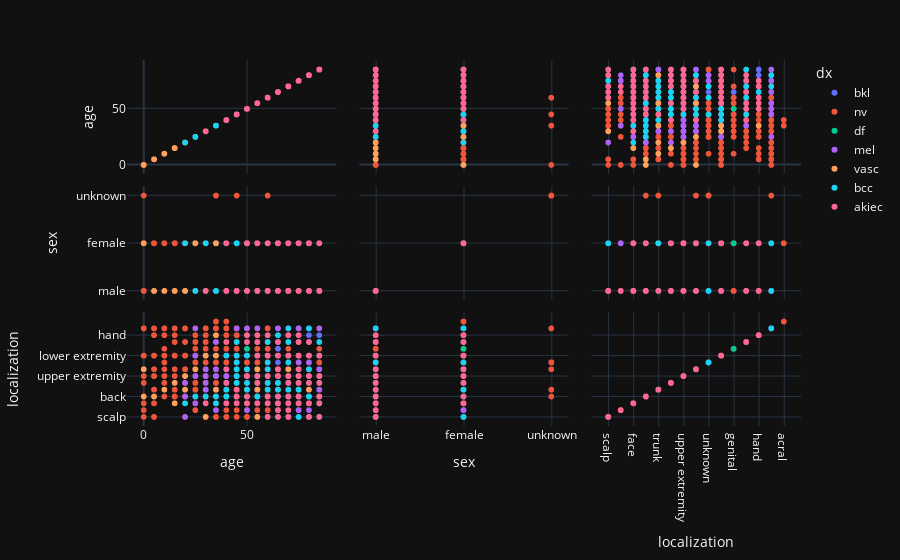

Notebook code cell kept with this figure:
### Code cell
fig = px.scatter_matrix(df, dimensions=['age', 'sex', 'localization'], color='dx')
fig.show()

### Figure 1 — Plotly figure (JSON) as saved in the notebook; plotly's stock layout.template omitted (floating-point values rounded to 4 significant figures; data arrays with more than 128 entries replaced by an {"elided": "..."} marker saying what was removed)
{"data": [{"dimensions": [{"axis": {"matches": true}, "label": "age", "values": {"elided": "1099 int values"}}, {"axis": {"matches": true}, "label": "sex", "values": {"elided": "1099 str values"}}, {"axis": {"matches": true}, "label": "localization", "values": {"elided": "1099 str values"}}], "hovertemplate": "dx=bkl<br>%{xaxis.title.text}=%{x}<br>%{yaxis.title.text}=%{y}<extra></extra>", "legendgroup": "bkl", "marker": {"color": "#636efa", "symbol": "circle"}, "name": "bkl", "showlegend": true, "type": "splom"}, {"dimensions": [{"axis": {"matches": true}, "label": "age", "values": {"elided": "6705 int values"}}, {"axis": {"matches": true}, "label": "sex", "values": {"elided": "6705 str values"}}, {"axis": {"matches": true}, "label": "localization", "values": {"elided": "6705 str values"}}], "hovertemplate": "dx=nv<br>%{xaxis.title.text}=%{x}<br>%{yaxis.title.text}=%{y}<extra></extra>", "legendgroup": "nv", "marker": {"color": "#EF553B", "symbol": "circle"}, "name": "nv", "showlegend": true, "type": "splom"}, {"dimensions": [{"axis": {"matches": true}, "label": "age", "values": [75, 75, 55, 55, 50, 50, 75, 75, 70, 70, 50, 50, 65, 65, 30, 55, 50, 50, 50, 50, 50, 55, 55, 75, 75, 30, 60, 50, 50, 55, 55, 55, 65, 65, 35, 65, 40, 40, 60, 45, 45, 45, 75, 75, 80, 80, 80, 65, 65, 65, 65, 65, 55, 65, 65, 50, 50, 50, 50, 30, 30, 60, 60, 65, 65, 65, 40, 40, 40, 40, 25, 25, 35, 35, 35, 35, 35, 35, 45, 45, 45, 45, 45, 45, 45, 40, 50, 50, 50, 65, 65, 45, 60, 75, 55, 45, 60, 55, 55, 45, 55, 40, 65, 60, 60, 70, 70, 35, 35, 35, 35, 35, 45, 40, 60]}, {"axis": {"matches": true}, "label": "sex", "values": ["male", "male", "male", "male", "female", "female", "female", "female", "male", "male", "male", "male", "male", "male", "male", "female", "male", "male", "male", "male", "male", "male", "male", "male", "male", "male", "female", "female", "female", "male", "male", "male", "female", "female", "female", "male", "male", "male", "male", "female", "female", "female", "male", "male", "male", "male", "male", "male", "male", "male", "female", "female", "male", "male", "male", "male", "male", "male", "male", "male", "male", "male", "male", "male", "female", "female", "male", "male", "male", "male", "female", "female", "female", "female", "female", "female", "female", "female", "female", "female", "male", "male", "male", "male", "male", "female", "female", "female", "female", "female", "female", "male", "male", "female", "female", "female", "male", "female", "female", "female", "female", "female", "female", "male", "female", "male", "male", "female", "female", "female", "female", "female", "female", "female", "female"]}, {"axis": {"matches": true}, "label": "localization", "values": ["back", "back", "lower extremity", "lower extremity", "upper extremity", "upper extremity", "lower extremity", "lower extremity", "lower extremity", "lower extremity", "lower extremity", "lower extremity", "upper extremity", "upper extremity", "lower extremity", "upper extremity", "upper extremity", "upper extremity", "lower extremity", "lower extremity", "lower extremity", "lower extremity", "lower extremity", "lower extremity", "lower extremity", "upper extremity", "lower extremity", "lower extremity", "lower extremity", "upper extremity", "upper extremity", "upper extremity", "lower extremity", "lower extremity", "lower extremity", "upper extremity", "lower extremity", "lower extremity", "lower extremity", "upper extremity", "upper extremity", "upper extremity", "lower extremity", "lower extremity", "upper extremity", "upper extremity", "upper extremity", "lower extremity", "lower extremity", "lower extremity", "lower extremity", "lower extremity", "upper extremity", "foot", "foot", "lower extremity", "lower extremity", "lower extremity", "lower extremity", "lower extremity", "lower extremity", "upper extremity", "upper extremity", "upper extremity", "lower extremity", "lower extremity", "lower extremity", "lower extremity", "lower extremity", "lower extremity", "lower extremity", "lower extremity", "lower extremity", "lower extremity", "lower extremity", "lower extremity", "lower extremity", "lower extremity", "lower extremity", "lower extremity", "lower extremity", "lower extremity", "abdomen", "abdomen", "abdomen", "lower extremity", "genital", "lower extremity", "upper extremity", "lower extremity", "lower extremity", "lower extremity", "lower extremity", "lower extremity", "lower extremity", "lower extremity", "abdomen", "lower extremity", "lower extremity", "lower extremity", "upper extremity", "lower extremity", "lower extremity", "lower extremity", "lower extremity", "lower extremity", "lower extremity", "lower extremity", "lower extremity", "lower extremity", "lower extremity", "lower extremity", "lower extremity", "lower extremity", "lower extremity"]}], "hovertemplate": "dx=df<br>%{xaxis.title.text}=%{x}<br>%{yaxis.title.text}=%{y}<extra></extra>", "legendgroup": "df", "marker": {"color": "#00cc96", "symbol": "circle"}, "name": "df", "showlegend": true, "type": "splom"}, {"dimensions": [{"axis": {"matches": true}, "label": "age", "values": {"elided": "1113 int values"}}, {"axis": {"matches": true}, "label": "sex", "values": {"elided": "1113 str values"}}, {"axis": {"matches": true}, "label": "localization", "values": {"elided": "1113 str values"}}], "hovertemplate": "dx=mel<br>%{xaxis.title.text}=%{x}<br>%{yaxis.title.text}=%{y}<extra></extra>", "legendgroup": "mel", "marker": {"color": "#ab63fa", "symbol": "circle"}, "name": "mel", "showlegend": true, "type": "splom"}, {"dimensions": [{"axis": {"matches": true}, "label": "age", "values": {"elided": "142 int values"}}, {"axis": {"matches": true}, "label": "sex", "values": {"elided": "142 str values"}}, {"axis": {"matches": true}, "label": "localization", "values": {"elided": "142 str values"}}], "hovertemplate": "dx=vasc<br>%{xaxis.title.text}=%{x}<br>%{yaxis.title.text}=%{y}<extra></extra>", "legendgroup": "vasc", "marker": {"color": "#FFA15A", "symbol": "circle"}, "name": "vasc", "showlegend": true, "type": "splom"}, {"dimensions": [{"axis": {"matches": true}, "label": "age", "values": {"elided": "514 int values"}}, {"axis": {"matches": true}, "label": "sex", "values": {"elided": "514 str values"}}, {"axis": {"matches": true}, "label": "localization", "values": {"elided": "514 str values"}}], "hovertemplate": "dx=bcc<br>%{xaxis.title.text}=%{x}<br>%{yaxis.title.text}=%{y}<extra></extra>", "legendgroup": "bcc", "marker": {"color": "#19d3f3", "symbol": "circle"}, "name": "bcc", "showlegend": true, "type": "splom"}, {"dimensions": [{"axis": {"matches": true}, "label": "age", "values": {"elided": "327 int values"}}, {"axis": {"matches": true}, "label": "sex", "values": {"elided": "327 str values"}}, {"axis": {"matches": true}, "label": "localization", "values": {"elided": "327 str values"}}], "hovertemplate": "dx=akiec<br>%{xaxis.title.text}=%{x}<br>%{yaxis.title.text}=%{y}<extra></extra>", "legendgroup": "akiec", "marker": {"color": "#FF6692", "symbol": "circle"}, "name": "akiec", "showlegend": true, "type": "splom"}], "layout": {"dragmode": "select", "legend": {"title": {"text": "dx"}, "tracegroupgap": 0}, "margin": {"t": 60}}}
